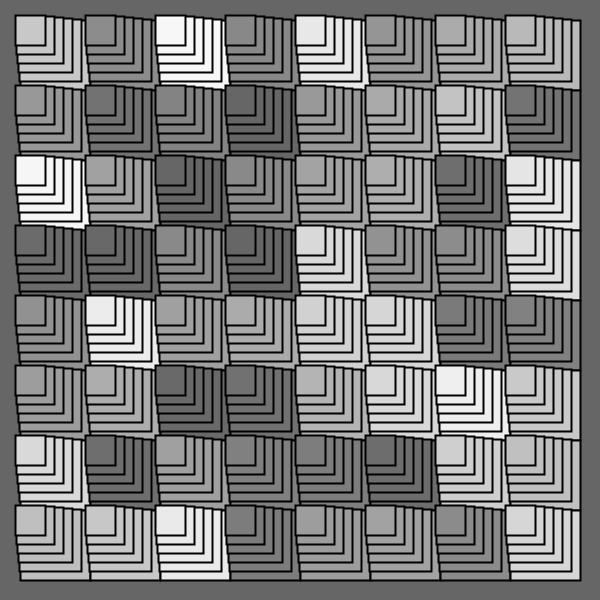
Frame 1 (no input)
Frame 60 (the mouse pressed at the canvas centre just before this capture): identical to frame 1, image omitted
Frame 120 (the mouse held since frame 60 and released just before this capture): identical to frame 1, image omitted

The Processing sketch that drew this single still picture (run headless with seeded random() and noise(); from frame 60 on, the mouse is pressed at the canvas centre):

// Processing sketch: basicPyramid_2
// ── basicPyramid_2.pde
//variables go here
int myVar = 5;


//this runs once
void setup() {
  
  size(600,600);
  
  rectMode(CENTER);
  strokeWeight(2);
 /* rect(width/2-0,   height/2-0, 105,105); 
  rect(width/2-3, height/2-3, 90,90);
  rect(width/2-6, height/2-6, 75,75);
  rect(width/2-9, height/2-9, 60,60);
  rect(width/2-12, height/2-12, 45,45);
  rect(width/2-15, height/2-15, 30,30);
   */
   int reduceSize = 0;
   int sqSize = 0;
   int offset = 0;
   int size = 0;
   int howMany =4; 
   //change these variables to affect your pyramid.
   int spacing = 5;
   int initialSize = 70;
   int downSize = 8;
   int loopMax = 6;
   int border; 
   
   background(102);
   howMany = floor(width/initialSize);
   border = (width - (howMany * initialSize))/2;
    //this draws the grid   
    for (int i=0;i<howMany;i++) {
       for (int j=0;j<howMany;j++) {
          pushMatrix();
          translate(j*initialSize+ border, i*initialSize + border); 
          fill(random(100,255));
          //this here draws the Pyramid
           
           for (int k=0; k < loopMax; k = k+ 1) {
              reduceSize = (downSize * k);
              sqSize = initialSize - reduceSize;
              offset = spacing * k;
              rect(0 + initialSize/2 - offset,  0 + initialSize/2 - offset, sqSize, sqSize); 
            }
           
          popMatrix();
      } 
    } 
      
      
      
      
  
  
}

//this runs all the time
void draw() {
  //put your code in here
}
